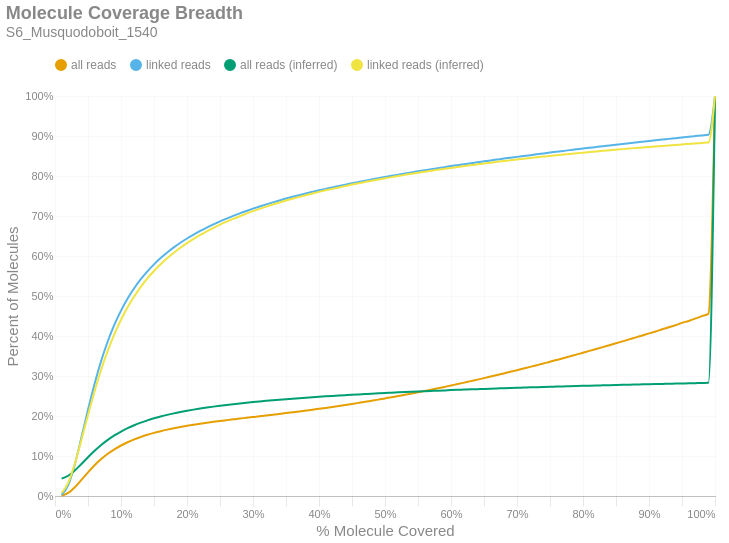

Source (notebook cell):
### Markdown cell above
### Molecule Read Coverage
This chart shows molecule coverage breadth as computed by the number of bases aligned to that molecule. In other words, "*how much of each unique long molecule is actually sequenced/aligned?*" Keep in mind there is a distinction between sequences and alignments, since some sequences belonging to a particular molecule may not align well and wouldn't appear in the alignment data. This chart also shows molecule coverage breadth as computed by the *inferred fragment* from which the aligned sequences originate. Unlike read coverage, this calculation takes into account the total insert size, including unsequenced gaps between the forward and reverse reads. Like the previous figures, these are cumulative percents.

### Code cell
if SKIPLR:
    print_html(f"Skipped")
else:
    binned_df = consolidated_hist(valids['coverage_bp'], mask, 0.01, True)
    binned_df_inf = consolidated_hist(valids['coverage_inserts'], mask, 0.01, True)
    binned_df = binned_df.with_columns(pl.lit(binned_df_inf['all reads (cumsum)']).alias('all reads (inferred)'))
    binned_df = binned_df.with_columns(pl.lit(binned_df_inf['linked reads (cumsum)']).alias('linked reads (inferred)'))
    binned_df = binned_df.with_columns(
        (pl.col('bin').cast(pl.Float64) + 0.01).alias('right_edge')
    )

    with SafeRender(binned_df):
        (
            density_plot(binned_df, 'Molecule Coverage Breadth', samplename, 'molcov', ['all reads (inferred)','linked reads (inferred)'])
            .encode(
                #x=alt.X('bin:Q', title="% Molecule Covered").axis(format = '%').scale(padding=0),
                x=alt.X('right_edge:Q', title="% Molecule Covered").axis(format='%').scale(padding=0),
                y=alt.Y('value:Q', title='Percent of Molecules')
                    .axis(format='%')
                    .stack(False)
                    .scale(domainMin=0, padding=0),
                color=alt.Color("key:N").scale(domain = ["all reads", "linked reads", "all reads (inferred)", "linked reads (inferred)"]),
                tooltip = [
                    alt.Tooltip("key:N", title = "Data Type"),
                    alt.Tooltip("range_label:N", title="% Molecule Covered"),
                    alt.Tooltip("value:Q", format = ".2%", title="% Molecules")
                ]
            )
        ).display()

### Figure 1 — Vega-Lite specification as saved in the notebook (floating-point values rounded to 4 significant figures)
{"width": "container", "height": 400, "config": {"title": {"anchor": "start", "dy": -15, "fontSize": 18, "color": "#888888", "subtitleColor": "#888888", "subtitleFontSize": 14}, "arc": {"fill": "#0072B2"}, "axis": {"domainColor": "#888888", "domainWidth": 0.5, "gridWidth": 0.2, "grid": false, "titleFontWeight": 400, "titleFontSize": 15, "labelFontSize": 11, "labelColor": "#888888", "tickColor": "#888888", "tickWidth": 0.2, "titleColor": "#888888"}, "axisBand": {"grid": false}, "axisX": {"grid": true, "tickSize": 10, "domainCap": "round"}, "axisY": {"domain": false, "grid": true, "tickSize": 0, "domainCap": "round"}, "background": "transparent", "header": {"labelFontSize": 15, "labelColor": "#888888", "titleFontSize": 15, "titleFontWeight": 600, "titleColor": "#888888"}, "legend": {"labelFont": "sans-serif", "labelFontSize": 12, "labelColor": "#888888", "symbolSize": 100, "symbolType": "circle", "titleFontSize": 12, "titlePadding": 10, "titleColor": "#888888", "title": null, "orient": "top"}, "range": {"category": ["#E69F00", "#56B4E9", "#009E73", "#F0E442", "#0072B2", "#D55E00", "#CC79A7", "#000000"], "diverging": ["#cfe8f3", "#a2d4ec", "#73bfe2", "#46abdb", "#1696d2", "#12719e"]}, "area": {"fill": "#0072B2", "fillOpacity": 0.7, "line": true, "strokeOpacity": 0.7}, "line": {"color": "#0072B2", "stroke": "#0072B2", "strokeWidth": 2}, "trail": {"color": "#0072B2", "stroke": "#0072B2", "strokeWidth": 0, "size": 1}, "point": {"filled": true, "fillOpacity": 1.0, "size": 95}, "text": {"color": "#888888", "fontSize": 11, "align": "right", "fontWeight": 400, "size": 11}, "bar": {"fill": "#0072B2", "stroke": null}, "view": {"stroke": null, "continuousWidth": 660, "continuousHeight": 400}}, "data": {"name": "data-22f6a2a923ff3e600be34e828393a531"}, "mark": {"type": "line", "interpolate": "monotone", "point": {"opacity": 0, "size": 275}}, "encoding": {"color": {"field": "key", "scale": {"domain": ["all reads", "linked reads", "all reads (inferred)", "linked reads (inferred)"]}, "type": "nominal"}, "tooltip": [{"field": "key", "title": "Data Type", "type": "nominal"}, {"field": "range_label", "title": "% Molecule Covered", "type": "nominal"}, {"field": "value", "format": ".2%", "title": "% Molecules", "type": "quantitative"}], "x": {"axis": {"format": "%"}, "field": "right_edge", "scale": {"padding": 0}, "title": "% Molecule Covered", "type": "quantitative"}, "y": {"axis": {"format": "%"}, "field": "value", "scale": {"domainMin": 0, "padding": 0}, "stack": false, "title": "Percent of Molecules", "type": "quantitative"}}, "params": [{"name": "param_c36ac31b6afebe62", "select": {"type": "point", "fields": ["key"]}, "bind": "legend"}], "title": {"text": "Molecule Coverage Breadth", "subtitle": "S6_Musquodoboit_1540"}, "transform": [{"fold": ["all reads (cumsum)", "linked reads (cumsum)", "all reads (inferred)", "linked reads (inferred)"]}, {"calculate": "replace(datum.key, ' (cumsum)', '')", "as": "key"}, {"filter": {"param": "param_c36ac31b6afebe62"}}], "usermeta": {"embedOptions": {"downloadFileName": "S6_Musquodoboit_1540.molcov"}}, "$schema": "https://vega.github.io/schema/vega-lite/v6.1.0.json", "datasets": {"data-22f6a2a923ff3e600be34e828393a531": [{"bin": "0.0", "interval": "0.0-0.01", "all reads": 0.0008163, "linked reads": 0.002494, "all reads (cumsum)": 0.0008163, "linked reads (cumsum)": 0.002494, "range_label": "0.0-0.01", "all reads (inferred)": 0.04339, "linked reads (inferred)": 0.007243, "right_edge": 0.01}, {"bin": "0.01", "interval": "0.01-0.02", "all reads": 0.006873, "linked reads": 0.02454, "all reads (cumsum)": 0.00769, "linked reads (cumsum)": 0.02704, "range_label": "0.01-0.02", "all reads (inferred)": 0.05058, "linked reads (inferred)": 0.03279, "right_edge": 0.02}, {"bin": "0.02", "interval": "0.02-0.03", "all reads": 0.01419, "linked reads": 0.05178, "all reads (cumsum)": 0.02188, "linked reads (cumsum)": 0.07882, "range_label": "0.02-0.03", "all reads (inferred)": 0.0637, "linked reads (inferred)": 0.0806, "right_edge": 0.03}, {"bin": "0.03", "interval": "0.03-0.04", "all reads": 0.01832, "linked reads": 0.06729, "all reads (cumsum)": 0.0402, "linked reads (cumsum)": 0.1461, "range_label": "0.03-0.04", "all reads (inferred)": 0.07992, "linked reads (inferred)": 0.1403, "right_edge": 0.04}, {"bin": "0.04", "interval": "0.04-0.05", "all reads": 0.01882, "linked reads": 0.06938, "all reads (cumsum)": 0.05902, "linked reads (cumsum)": 0.2155, "range_label": "0.04-0.05", "all reads (inferred)": 0.0968, "linked reads (inferred)": 0.2026, "right_edge": 0.05}, {"bin": "0.05", "interval": "0.05-0.06", "all reads": 0.01767, "linked reads": 0.06523, "all reads (cumsum)": 0.07669, "linked reads (cumsum)": 0.2807, "range_label": "0.05-0.06", "all reads (inferred)": 0.1129, "linked reads (inferred)": 0.262, "right_edge": 0.06}, {"bin": "0.06", "interval": "0.06-0.07", "all reads": 0.01553, "linked reads": 0.05734, "all reads (cumsum)": 0.09222, "linked reads (cumsum)": 0.3381, "range_label": "0.06-0.07", "all reads (inferred)": 0.1275, "linked reads (inferred)": 0.3162, "right_edge": 0.07}, {"bin": "0.07", "interval": "0.07-0.08", "all reads": 0.01322, "linked reads": 0.0488, "all reads (cumsum)": 0.1054, "linked reads (cumsum)": 0.3868, "range_label": "0.07-0.08", "all reads (inferred)": 0.1403, "linked reads (inferred)": 0.3634, "right_edge": 0.08}, {"bin": "0.08", "interval": "0.08-0.09", "all reads": 0.01123, "linked reads": 0.04142, "all reads (cumsum)": 0.1167, "linked reads (cumsum)": 0.4283, "range_label": "0.08-0.09", "all reads (inferred)": 0.1514, "linked reads (inferred)": 0.4047, "right_edge": 0.09}, {"bin": "0.09", "interval": "0.09-0.1", "all reads": 0.009573, "linked reads": 0.03526, "all reads (cumsum)": 0.1263, "linked reads (cumsum)": 0.4635, "range_label": "0.09-0.1", "all reads (inferred)": 0.1611, "linked reads (inferred)": 0.4406, "right_edge": 0.1}, {"bin": "0.1", "interval": "0.1-0.11", "all reads": 0.008182, "linked reads": 0.0301, "all reads (cumsum)": 0.1344, "linked reads (cumsum)": 0.4936, "range_label": "0.1-0.11", "all reads (inferred)": 0.1696, "linked reads (inferred)": 0.4717, "right_edge": 0.11}, {"bin": "0.11", "interval": "0.11-0.12", "all reads": 0.007041, "linked reads": 0.02586, "all reads (cumsum)": 0.1415, "linked reads (cumsum)": 0.5195, "range_label": "0.11-0.12", "all reads (inferred)": 0.1769, "linked reads (inferred)": 0.4989, "right_edge": 0.12}, {"bin": "0.12", "interval": "0.12-0.13", "all reads": 0.006128, "linked reads": 0.02249, "all reads (cumsum)": 0.1476, "linked reads (cumsum)": 0.542, "range_label": "0.12-0.13", "all reads (inferred)": 0.1834, "linked reads (inferred)": 0.5228, "right_edge": 0.13}, {"bin": "0.13", "interval": "0.13-0.14", "all reads": 0.005392, "linked reads": 0.01975, "all reads (cumsum)": 0.153, "linked reads (cumsum)": 0.5617, "range_label": "0.13-0.14", "all reads (inferred)": 0.1891, "linked reads (inferred)": 0.5438, "right_edge": 0.14}, {"bin": "0.14", "interval": "0.14-0.15", "all reads": 0.004755, "linked reads": 0.01741, "all reads (cumsum)": 0.1578, "linked reads (cumsum)": 0.5791, "range_label": "0.14-0.15", "all reads (inferred)": 0.1942, "linked reads (inferred)": 0.5626, "right_edge": 0.15}, {"bin": "0.15", "interval": "0.15-0.16", "all reads": 0.004294, "linked reads": 0.01568, "all reads (cumsum)": 0.162, "linked reads (cumsum)": 0.5948, "range_label": "0.15-0.16", "all reads (inferred)": 0.1987, "linked reads (inferred)": 0.5792, "right_edge": 0.16}, {"bin": "0.16", "interval": "0.16-0.17", "all reads": 0.003843, "linked reads": 0.01402, "all reads (cumsum)": 0.1659, "linked reads (cumsum)": 0.6088, "range_label": "0.16-0.17", "all reads (inferred)": 0.2028, "linked reads (inferred)": 0.5944, "right_edge": 0.17}, {"bin": "0.17", "interval": "0.17-0.18", "all reads": 0.003483, "linked reads": 0.01266, "all reads (cumsum)": 0.1694, "linked reads (cumsum)": 0.6215, "range_label": "0.17-0.18", "all reads (inferred)": 0.2065, "linked reads (inferred)": 0.6082, "right_edge": 0.18}, {"bin": "0.18", "interval": "0.18-0.19", "all reads": 0.003211, "linked reads": 0.01161, "all reads (cumsum)": 0.1726, "linked reads (cumsum)": 0.6331, "range_label": "0.18-0.19", "all reads (inferred)": 0.2099, "linked reads (inferred)": 0.6207, "right_edge": 0.19}, {"bin": "0.19", "interval": "0.19-0.2", "all reads": 0.002964, "linked reads": 0.01068, "all reads (cumsum)": 0.1755, "linked reads (cumsum)": 0.6438, "range_label": "0.19-0.2", "all reads (inferred)": 0.2131, "linked reads (inferred)": 0.6323, "right_edge": 0.2}, {"bin": "0.2", "interval": "0.2-0.21", "all reads": 0.00271, "linked reads": 0.009719, "all reads (cumsum)": 0.1783, "linked reads (cumsum)": 0.6535, "range_label": "0.2-0.21", "all reads (inferred)": 0.216, "linked reads (inferred)": 0.6429, "right_edge": 0.21}, {"bin": "0.21", "interval": "0.21-0.22", "all reads": 0.002529, "linked reads": 0.009026, "all reads (cumsum)": 0.1808, "linked reads (cumsum)": 0.6625, "range_label": "0.21-0.22", "all reads (inferred)": 0.2186, "linked reads (inferred)": 0.6526, "right_edge": 0.22}, {"bin": "0.22", "interval": "0.22-0.23", "all reads": 0.002415, "linked reads": 0.008546, "all reads (cumsum)": 0.1832, "linked reads (cumsum)": 0.6711, "range_label": "0.22-0.23", "all reads (inferred)": 0.2211, "linked reads (inferred)": 0.6617, "right_edge": 0.23}, {"bin": "0.23", "interval": "0.23-0.24", "all reads": 0.002299, "linked reads": 0.008065, "all reads (cumsum)": 0.1855, "linked reads (cumsum)": 0.6792, "range_label": "0.23-0.24", "all reads (inferred)": 0.2234, "linked reads (inferred)": 0.6702, "right_edge": 0.24}, {"bin": "0.24", "interval": "0.24-0.25", "all reads": 0.002167, "linked reads": 0.007528, "all reads (cumsum)": 0.1877, "linked reads (cumsum)": 0.6867, "range_label": "0.24-0.25", "all reads (inferred)": 0.2256, "linked reads (inferred)": 0.6782, "right_edge": 0.25}, {"bin": "0.25", "interval": "0.25-0.26", "all reads": 0.002021, "linked reads": 0.006938, "all reads (cumsum)": 0.1897, "linked reads (cumsum)": 0.6936, "range_label": "0.25-0.26", "all reads (inferred)": 0.2277, "linked reads (inferred)": 0.6857, "right_edge": 0.26}, {"bin": "0.26", "interval": "0.26-0.27", "all reads": 0.001953, "linked reads": 0.006645, "all reads (cumsum)": 0.1916, "linked reads (cumsum)": 0.7003, "range_label": "0.26-0.27", "all reads (inferred)": 0.2296, "linked reads (inferred)": 0.6928, "right_edge": 0.27}, {"bin": "0.27", "interval": "0.27-0.28", "all reads": 0.001939, "linked reads": 0.006406, "all reads (cumsum)": 0.1936, "linked reads (cumsum)": 0.7067, "range_label": "0.27-0.28", "all reads (inferred)": 0.2314, "linked reads (inferred)": 0.6995, "right_edge": 0.28}, {"bin": "0.28", "interval": "0.28-0.29", "all reads": 0.001887, "linked reads": 0.005943, "all reads (cumsum)": 0.1955, "linked reads (cumsum)": 0.7126, "range_label": "0.28-0.29", "all reads (inferred)": 0.2332, "linked reads (inferred)": 0.7059, "right_edge": 0.29}, {"bin": "0.29", "interval": "0.29-0.3", "all reads": 0.001905, "linked reads": 0.005694, "all reads (cumsum)": 0.1974, "linked reads (cumsum)": 0.7183, "range_label": "0.29-0.3", "all reads (inferred)": 0.2348, "linked reads (inferred)": 0.7121, "right_edge": 0.3}, {"bin": "0.3", "interval": "0.3-0.31", "all reads": 0.001913, "linked reads": 0.005473, "all reads (cumsum)": 0.1993, "linked reads (cumsum)": 0.7238, "range_label": "0.3-0.31", "all reads (inferred)": 0.2364, "linked reads (inferred)": 0.7178, "right_edge": 0.31}, {"bin": "0.31", "interval": "0.31-0.32", "all reads": 0.001947, "linked reads": 0.005247, "all reads (cumsum)": 0.2012, "linked reads (cumsum)": 0.729, "range_label": "0.31-0.32", "all reads (inferred)": 0.2379, "linked reads (inferred)": 0.7234, "right_edge": 0.32}, {"bin": "0.32", "interval": "0.32-0.33", "all reads": 0.001979, "linked reads": 0.005057, "all reads (cumsum)": 0.2032, "linked reads (cumsum)": 0.7341, "range_label": "0.32-0.33", "all reads (inferred)": 0.2394, "linked reads (inferred)": 0.7287, "right_edge": 0.33}, {"bin": "0.33", "interval": "0.33-0.34", "all reads": 0.002, "linked reads": 0.004867, "all reads (cumsum)": 0.2052, "linked reads (cumsum)": 0.7389, "range_label": "0.33-0.34", "all reads (inferred)": 0.2408, "linked reads (inferred)": 0.7337, "right_edge": 0.34}, {"bin": "0.34", "interval": "0.34-0.35", "all reads": 0.002024, "linked reads": 0.004642, "all reads (cumsum)": 0.2072, "linked reads (cumsum)": 0.7436, "range_label": "0.34-0.35", "all reads (inferred)": 0.2421, "linked reads (inferred)": 0.7385, "right_edge": 0.35}, {"bin": "0.35", "interval": "0.35-0.36", "all reads": 0.002062, "linked reads": 0.004408, "all reads (cumsum)": 0.2093, "linked reads (cumsum)": 0.748, "range_label": "0.35-0.36", "all reads (inferred)": 0.2434, "linked reads (inferred)": 0.7432, "right_edge": 0.36}, {"bin": "0.36", "interval": "0.36-0.37", "all reads": 0.002085, "linked reads": 0.00422, "all reads (cumsum)": 0.2114, "linked reads (cumsum)": 0.7522, "range_label": "0.36-0.37", "all reads (inferred)": 0.2446, "linked reads (inferred)": 0.7477, "right_edge": 0.37}, {"bin": "0.37", "interval": "0.37-0.38", "all reads": 0.002154, "linked reads": 0.004136, "all reads (cumsum)": 0.2135, "linked reads (cumsum)": 0.7564, "range_label": "0.37-0.38", "all reads (inferred)": 0.2458, "linked reads (inferred)": 0.7521, "right_edge": 0.38}, {"bin": "0.38", "interval": "0.38-0.39", "all reads": 0.002183, "linked reads": 0.003933, "all reads (cumsum)": 0.2157, "linked reads (cumsum)": 0.7603, "range_label": "0.38-0.39", "all reads (inferred)": 0.247, "linked reads (inferred)": 0.7563, "right_edge": 0.39}, {"bin": "0.39", "interval": "0.39-0.4", "all reads": 0.002273, "linked reads": 0.003848, "all reads (cumsum)": 0.218, "linked reads (cumsum)": 0.7641, "range_label": "0.39-0.4", "all reads (inferred)": 0.2481, "linked reads (inferred)": 0.7603, "right_edge": 0.4}, {"bin": "0.4", "interval": "0.4-0.41", "all reads": 0.002279, "linked reads": 0.003638, "all reads (cumsum)": 0.2203, "linked reads (cumsum)": 0.7678, "range_label": "0.4-0.41", "all reads (inferred)": 0.2491, "linked reads (inferred)": 0.7641, "right_edge": 0.41}, {"bin": "0.41", "interval": "0.41-0.42", "all reads": 0.002367, "linked reads": 0.003657, "all reads (cumsum)": 0.2226, "linked reads (cumsum)": 0.7714, "range_label": "0.41-0.42", "all reads (inferred)": 0.2501, "linked reads (inferred)": 0.7678, "right_edge": 0.42}, {"bin": "0.42", "interval": "0.42-0.43", "all reads": 0.002463, "linked reads": 0.003552, "all reads (cumsum)": 0.2251, "linked reads (cumsum)": 0.775, "range_label": "0.42-0.43", "all reads (inferred)": 0.2512, "linked reads (inferred)": 0.7715, "right_edge": 0.43}, {"bin": "0.43", "interval": "0.43-0.44", "all reads": 0.002515, "linked reads": 0.003457, "all reads (cumsum)": 0.2276, "linked reads (cumsum)": 0.7784, "range_label": "0.43-0.44", "all reads (inferred)": 0.2521, "linked reads (inferred)": 0.775, "right_edge": 0.44}, {"bin": "0.44", "interval": "0.44-0.45", "all reads": 0.00257, "linked reads": 0.003389, "all reads (cumsum)": 0.2302, "linked reads (cumsum)": 0.7818, "range_label": "0.44-0.45", "all reads (inferred)": 0.2531, "linked reads (inferred)": 0.7785, "right_edge": 0.45}, {"bin": "0.45", "interval": "0.45-0.46", "all reads": 0.002634, "linked reads": 0.003271, "all reads (cumsum)": 0.2328, "linked reads (cumsum)": 0.7851, "range_label": "0.45-0.46", "all reads (inferred)": 0.254, "linked reads (inferred)": 0.7818, "right_edge": 0.46}, {"bin": "0.46", "interval": "0.46-0.47", "all reads": 0.002671, "linked reads": 0.003229, "all reads (cumsum)": 0.2355, "linked reads (cumsum)": 0.7883, "range_label": "0.46-0.47", "all reads (inferred)": 0.2549, "linked reads (inferred)": 0.7851, "right_edge": 0.47}, {"bin": "0.47", "interval": "0.47-0.48", "all reads": 0.002753, "linked reads": 0.003093, "all reads (cumsum)": 0.2382, "linked reads (cumsum)": 0.7914, "range_label": "0.47-0.48", "all reads (inferred)": 0.2558, "linked reads (inferred)": 0.7883, "right_edge": 0.48}, {"bin": "0.48", "interval": "0.48-0.49", "all reads": 0.002711, "linked reads": 0.003063, "all reads (cumsum)": 0.241, "linked reads (cumsum)": 0.7945, "range_label": "0.48-0.49", "all reads (inferred)": 0.2566, "linked reads (inferred)": 0.7914, "right_edge": 0.49}, {"bin": "0.49", "interval": "0.49-0.5", "all reads": 0.003071, "linked reads": 0.003064, "all reads (cumsum)": 0.244, "linked reads (cumsum)": 0.7975, "range_label": "0.49-0.5", "all reads (inferred)": 0.2575, "linked reads (inferred)": 0.7944, "right_edge": 0.5}, {"bin": "0.5", "interval": "0.5-0.51", "all reads": 0.00274, "linked reads": 0.002833, "all reads (cumsum)": 0.2468, "linked reads (cumsum)": 0.8004, "range_label": "0.5-0.51", "all reads (inferred)": 0.2583, "linked reads (inferred)": 0.7972, "right_edge": 0.51}, {"bin": "0.51", "interval": "0.51-0.52", "all reads": 0.00312, "linked reads": 0.002905, "all reads (cumsum)": 0.2499, "linked reads (cumsum)": 0.8033, "range_label": "0.51-0.52", "all reads (inferred)": 0.2591, "linked reads (inferred)": 0.8001, "right_edge": 0.52}, {"bin": "0.52", "interval": "0.52-0.53", "all reads": 0.003073, "linked reads": 0.002857, "all reads (cumsum)": 0.253, "linked reads (cumsum)": 0.8061, "range_label": "0.52-0.53", "all reads (inferred)": 0.2598, "linked reads (inferred)": 0.8029, "right_edge": 0.53}, {"bin": "0.53", "interval": "0.53-0.54", "all reads": 0.003157, "linked reads": 0.002824, "all reads (cumsum)": 0.2561, "linked reads (cumsum)": 0.809, "range_label": "0.53-0.54", "all reads (inferred)": 0.2606, "linked reads (inferred)": 0.8055, "right_edge": 0.54}, {"bin": "0.54", "interval": "0.54-0.55", "all reads": 0.003162, "linked reads": 0.002754, "all reads (cumsum)": 0.2593, "linked reads (cumsum)": 0.8117, "range_label": "0.54-0.55", "all reads (inferred)": 0.2613, "linked reads (inferred)": 0.8082, "right_edge": 0.55}, {"bin": "0.55", "interval": "0.55-0.56", "all reads": 0.003299, "linked reads": 0.002667, "all reads (cumsum)": 0.2626, "linked reads (cumsum)": 0.8144, "range_label": "0.55-0.56", "all reads (inferred)": 0.262, "linked reads (inferred)": 0.8107, "right_edge": 0.56}, {"bin": "0.56", "interval": "0.56-0.57", "all reads": 0.003339, "linked reads": 0.00259, "all reads (cumsum)": 0.2659, "linked reads (cumsum)": 0.817, "range_label": "0.56-0.57", "all reads (inferred)": 0.2627, "linked reads (inferred)": 0.8132, "right_edge": 0.57}, {"bin": "0.57", "interval": "0.57-0.58", "all reads": 0.003369, "linked reads": 0.002621, "all reads (cumsum)": 0.2693, "linked reads (cumsum)": 0.8196, "range_label": "0.57-0.58", "all reads (inferred)": 0.2634, "linked reads (inferred)": 0.8156, "right_edge": 0.58}, {"bin": "0.58", "interval": "0.58-0.59", "all reads": 0.003446, "linked reads": 0.002591, "all reads (cumsum)": 0.2727, "linked reads (cumsum)": 0.8222, "range_label": "0.58-0.59", "all reads (inferred)": 0.2641, "linked reads (inferred)": 0.818, "right_edge": 0.59}, {"bin": "0.59", "interval": "0.59-0.6", "all reads": 0.003579, "linked reads": 0.002545, "all reads (cumsum)": 0.2763, "linked reads (cumsum)": 0.8247, "range_label": "0.59-0.6", "all reads (inferred)": 0.2647, "linked reads (inferred)": 0.8203, "right_edge": 0.6}, {"bin": "0.6", "interval": "0.6-0.61", "all reads": 0.00349, "linked reads": 0.002422, "all reads (cumsum)": 0.2798, "linked reads (cumsum)": 0.8272, "range_label": "0.6-0.61", "all reads (inferred)": 0.2653, "linked reads (inferred)": 0.8226, "right_edge": 0.61}, {"bin": "0.61", "interval": "0.61-0.62", "all reads": 0.003688, "linked reads": 0.002392, "all reads (cumsum)": 0.2835, "linked reads (cumsum)": 0.8295, "range_label": "0.61-0.62", "all reads (inferred)": 0.266, "linked reads (inferred)": 0.8248, "right_edge": 0.62}, {"bin": "0.62", "interval": "0.62-0.63", "all reads": 0.003674, "linked reads": 0.002398, "all reads (cumsum)": 0.2872, "linked reads (cumsum)": 0.8319, "range_label": "0.62-0.63", "all reads (inferred)": 0.2666, "linked reads (inferred)": 0.827, "right_edge": 0.63}, {"bin": "0.63", "interval": "0.63-0.64", "all reads": 0.003757, "linked reads": 0.002394, "all reads (cumsum)": 0.2909, "linked reads (cumsum)": 0.8343, "range_label": "0.63-0.64", "all reads (inferred)": 0.2672, "linked reads (inferred)": 0.8291, "right_edge": 0.64}, {"bin": "0.64", "interval": "0.64-0.65", "all reads": 0.003741, "linked reads": 0.002322, "all reads (cumsum)": 0.2947, "linked reads (cumsum)": 0.8367, "range_label": "0.64-0.65", "all reads (inferred)": 0.2678, "linked reads (inferred)": 0.8312, "right_edge": 0.65}, {"bin": "0.65", "interval": "0.65-0.66", "all reads": 0.003979, "linked reads": 0.002338, "all reads (cumsum)": 0.2986, "linked reads (cumsum)": 0.839, "range_label": "0.65-0.66", "all reads (inferred)": 0.2683, "linked reads (inferred)": 0.8333, "right_edge": 0.66}, {"bin": "0.66", "interval": "0.66-0.67", "all reads": 0.003851, "linked reads": 0.002236, "all reads (cumsum)": 0.3025, "linked reads (cumsum)": 0.8412, "range_label": "0.66-0.67", "all reads (inferred)": 0.2689, "linked reads (inferred)": 0.8353, "right_edge": 0.67}, {"bin": "0.67", "interval": "0.67-0.68", "all reads": 0.003969, "linked reads": 0.002255, "all reads (cumsum)": 0.3065, "linked reads (cumsum)": 0.8435, "range_label": "0.67-0.68", "all reads (inferred)": 0.2695, "linked reads (inferred)": 0.8373, "right_edge": 0.68}, {"bin": "0.68", "interval": "0.68-0.69", "all reads": 0.003947, "linked reads": 0.002173, "all reads (cumsum)": 0.3104, "linked reads (cumsum)": 0.8457, "range_label": "0.68-0.69", "all reads (inferred)": 0.27, "linked reads (inferred)": 0.8393, "right_edge": 0.69}, {"bin": "0.69", "interval": "0.69-0.7", "all reads": 0.004145, "linked reads": 0.002145, "all reads (cumsum)": 0.3146, "linked reads (cumsum)": 0.8478, "range_label": "0.69-0.7", "all reads (inferred)": 0.2705, "linked reads (inferred)": 0.8412, "right_edge": 0.7}, {"bin": "0.7", "interval": "0.7-0.71", "all reads": 0.004084, "linked reads": 0.002162, "all reads (cumsum)": 0.3186, "linked reads (cumsum)": 0.85, "range_label": "0.7-0.71", "all reads (inferred)": 0.2711, "linked reads (inferred)": 0.843, "right_edge": 0.71}, {"bin": "0.71", "interval": "0.71-0.72", "all reads": 0.004127, "linked reads": 0.002162, "all reads (cumsum)": 0.3228, "linked reads (cumsum)": 0.8521, "range_label": "0.71-0.72", "all reads (inferred)": 0.2716, "linked reads (inferred)": 0.8449, "right_edge": 0.72}, {"bin": "0.72", "interval": "0.72-0.73", "all reads": 0.004249, "linked reads": 0.002138, "all reads (cumsum)": 0.327, "linked reads (cumsum)": 0.8543, "range_label": "0.72-0.73", "all reads (inferred)": 0.2721, "linked reads (inferred)": 0.8467, "right_edge": 0.73}, {"bin": "0.73", "interval": "0.73-0.74", "all reads": 0.004256, "linked reads": 0.002183, "all reads (cumsum)": 0.3313, "linked reads (cumsum)": 0.8565, "range_label": "0.73-0.74", "all reads (inferred)": 0.2726, "linked reads (inferred)": 0.8485, "right_edge": 0.74}, {"bin": "0.74", "interval": "0.74-0.75", "all reads": 0.004553, "linked reads": 0.002168, "all reads (cumsum)": 0.3358, "linked reads (cumsum)": 0.8586, "range_label": "0.74-0.75", "all reads (inferred)": 0.2731, "linked reads (inferred)": 0.8502, "right_edge": 0.75}, {"bin": "0.75", "interval": "0.75-0.76", "all reads": 0.004217, "linked reads": 0.001963, "all reads (cumsum)": 0.34, "linked reads (cumsum)": 0.8606, "range_label": "0.75-0.76", "all reads (inferred)": 0.2736, "linked reads (inferred)": 0.8518, "right_edge": 0.76}, {"bin": "0.76", "interval": "0.76-0.77", "all reads": 0.004464, "linked reads": 0.002039, "all reads (cumsum)": 0.3445, "linked reads (cumsum)": 0.8626, "range_label": "0.76-0.77", "all reads (inferred)": 0.274, "linked reads (inferred)": 0.8535, "right_edge": 0.77}, {"bin": "0.77", "interval": "0.77-0.78", "all reads": 0.004508, "linked reads": 0.002048, "all reads (cumsum)": 0.349, "linked reads (cumsum)": 0.8647, "range_label": "0.77-0.78", "all reads (inferred)": 0.2745, "linked reads (inferred)": 0.8552, "right_edge": 0.78}, {"bin": "0.78", "interval": "0.78-0.79", "all reads": 0.004508, "linked reads": 0.002, "all reads (cumsum)": 0.3535, "linked reads (cumsum)": 0.8667, "range_label": "0.78-0.79", "all reads (inferred)": 0.2749, "linked reads (inferred)": 0.8568, "right_edge": 0.79}, {"bin": "0.79", "interval": "0.79-0.8", "all reads": 0.004815, "linked reads": 0.00207, "all reads (cumsum)": 0.3583, "linked reads (cumsum)": 0.8687, "range_label": "0.79-0.8", "all reads (inferred)": 0.2754, "linked reads (inferred)": 0.8584, "right_edge": 0.8}, {"bin": "0.8", "interval": "0.8-0.81", "all reads": 0.004478, "linked reads": 0.001909, "all reads (cumsum)": 0.3628, "linked reads (cumsum)": 0.8707, "range_label": "0.8-0.81", "all reads (inferred)": 0.2758, "linked reads (inferred)": 0.8599, "right_edge": 0.81}, {"bin": "0.81", "interval": "0.81-0.82", "all reads": 0.004671, "linked reads": 0.001966, "all reads (cumsum)": 0.3675, "linked reads (cumsum)": 0.8726, "range_label": "0.81-0.82", "all reads (inferred)": 0.2763, "linked reads (inferred)": 0.8614, "right_edge": 0.82}, {"bin": "0.82", "interval": "0.82-0.83", "all reads": 0.00474, "linked reads": 0.001856, "all reads (cumsum)": 0.3722, "linked reads (cumsum)": 0.8745, "range_label": "0.82-0.83", "all reads (inferred)": 0.2767, "linked reads (inferred)": 0.8629, "right_edge": 0.83}, {"bin": "0.83", "interval": "0.83-0.84", "all reads": 0.004779, "linked reads": 0.001949, "all reads (cumsum)": 0.377, "linked reads (cumsum)": 0.8764, "range_label": "0.83-0.84", "all reads (inferred)": 0.2771, "linked reads (inferred)": 0.8643, "right_edge": 0.84}, {"bin": "0.84", "interval": "0.84-0.85", "all reads": 0.004758, "linked reads": 0.001905, "all reads (cumsum)": 0.3818, "linked reads (cumsum)": 0.8783, "range_label": "0.84-0.85", "all reads (inferred)": 0.2775, "linked reads (inferred)": 0.8658, "right_edge": 0.85}, {"bin": "0.85", "interval": "0.85-0.86", "all reads": 0.004876, "linked reads": 0.001865, "all reads (cumsum)": 0.3866, "linked reads (cumsum)": 0.8802, "range_label": "0.85-0.86", "all reads (inferred)": 0.2779, "linked reads (inferred)": 0.8672, "right_edge": 0.86}, {"bin": "0.86", "interval": "0.86-0.87", "all reads": 0.00484, "linked reads": 0.001844, "all reads (cumsum)": 0.3915, "linked reads (cumsum)": 0.882, "range_label": "0.86-0.87", "all reads (inferred)": 0.2783, "linked reads (inferred)": 0.8685, "right_edge": 0.87}, {"bin": "0.87", "interval": "0.87-0.88", "all reads": 0.005015, "linked reads": 0.001831, "all reads (cumsum)": 0.3965, "linked reads (cumsum)": 0.8839, "range_label": "0.87-0.88", "all reads (inferred)": 0.2787, "linked reads (inferred)": 0.8699, "right_edge": 0.88}, {"bin": "0.88", "interval": "0.88-0.89", "all reads": 0.004945, "linked reads": 0.001821, "all reads (cumsum)": 0.4014, "linked reads (cumsum)": 0.8857, "range_label": "0.88-0.89", "all reads (inferred)": 0.2791, "linked reads (inferred)": 0.8712, "right_edge": 0.89}, {"bin": "0.89", "interval": "0.89-0.9", "all reads": 0.005083, "linked reads": 0.001818, "all reads (cumsum)": 0.4065, "linked reads (cumsum)": 0.8875, "range_label": "0.89-0.9", "all reads (inferred)": 0.2794, "linked reads (inferred)": 0.8726, "right_edge": 0.9}, {"bin": "0.9", "interval": "0.9-0.91", "all reads": 0.004845, "linked reads": 0.001788, "all reads (cumsum)": 0.4114, "linked reads (cumsum)": 0.8893, "range_label": "0.9-0.91", "all reads (inferred)": 0.2798, "linked reads (inferred)": 0.8739, "right_edge": 0.91}, {"bin": "0.91", "interval": "0.91-0.92", "all reads": 0.005534, "linked reads": 0.001791, "all reads (cumsum)": 0.4169, "linked reads (cumsum)": 0.8911, "range_label": "0.91-0.92", "all reads (inferred)": 0.2802, "linked reads (inferred)": 0.8752, "right_edge": 0.92}, {"bin": "0.92", "interval": "0.92-0.93", "all reads": 0.00482, "linked reads": 0.001735, "all reads (cumsum)": 0.4217, "linked reads (cumsum)": 0.8928, "range_label": "0.92-0.93", "all reads (inferred)": 0.2806, "linked reads (inferred)": 0.8764, "right_edge": 0.93}, {"bin": "0.93", "interval": "0.93-0.94", "all reads": 0.00525, "linked reads": 0.001764, "all reads (cumsum)": 0.427, "linked reads (cumsum)": 0.8946, "range_label": "0.93-0.94", "all reads (inferred)": 0.281, "linked reads (inferred)": 0.8777, "right_edge": 0.94}, {"bin": "0.94", "interval": "0.94-0.95", "all reads": 0.005776, "linked reads": 0.001749, "all reads (cumsum)": 0.4327, "linked reads (cumsum)": 0.8963, "range_label": "0.94-0.95", "all reads (inferred)": 0.2813, "linked reads (inferred)": 0.879, "right_edge": 0.95}, {"bin": "0.95", "interval": "0.95-0.96", "all reads": 0.004924, "linked reads": 0.001747, "all reads (cumsum)": 0.4377, "linked reads (cumsum)": 0.8981, "range_label": "0.95-0.96", "all reads (inferred)": 0.2817, "linked reads (inferred)": 0.8802, "right_edge": 0.96}, {"bin": "0.96", "interval": "0.96-0.97", "all reads": 0.005703, "linked reads": 0.001678, "all reads (cumsum)": 0.4434, "linked reads (cumsum)": 0.8998, "range_label": "0.96-0.97", "all reads (inferred)": 0.2821, "linked reads (inferred)": 0.8815, "right_edge": 0.97}, {"bin": "0.97", "interval": "0.97-0.98", "all reads": 0.006218, "linked reads": 0.001654, "all reads (cumsum)": 0.4496, "linked reads (cumsum)": 0.9014, "range_label": "0.97-0.98", "all reads (inferred)": 0.2825, "linked reads (inferred)": 0.8827, "right_edge": 0.98}, {"bin": "0.98", "interval": "0.98-0.99", "all reads": 0.005837, "linked reads": 0.001742, "all reads (cumsum)": 0.4554, "linked reads (cumsum)": 0.9032, "range_label": "0.98-0.99", "all reads (inferred)": 0.2829, "linked reads (inferred)": 0.8835, "right_edge": 0.99}, {"bin": "0.99", "interval": "0.99-1.0", "all reads": 0.5446, "linked reads": 0.09685, "all reads (cumsum)": 1.0, "linked reads (cumsum)": 1.0, "range_label": "0.99-1.0", "all reads (inferred)": 1.0, "linked reads (inferred)": 1.0, "right_edge": 1.0}]}}
